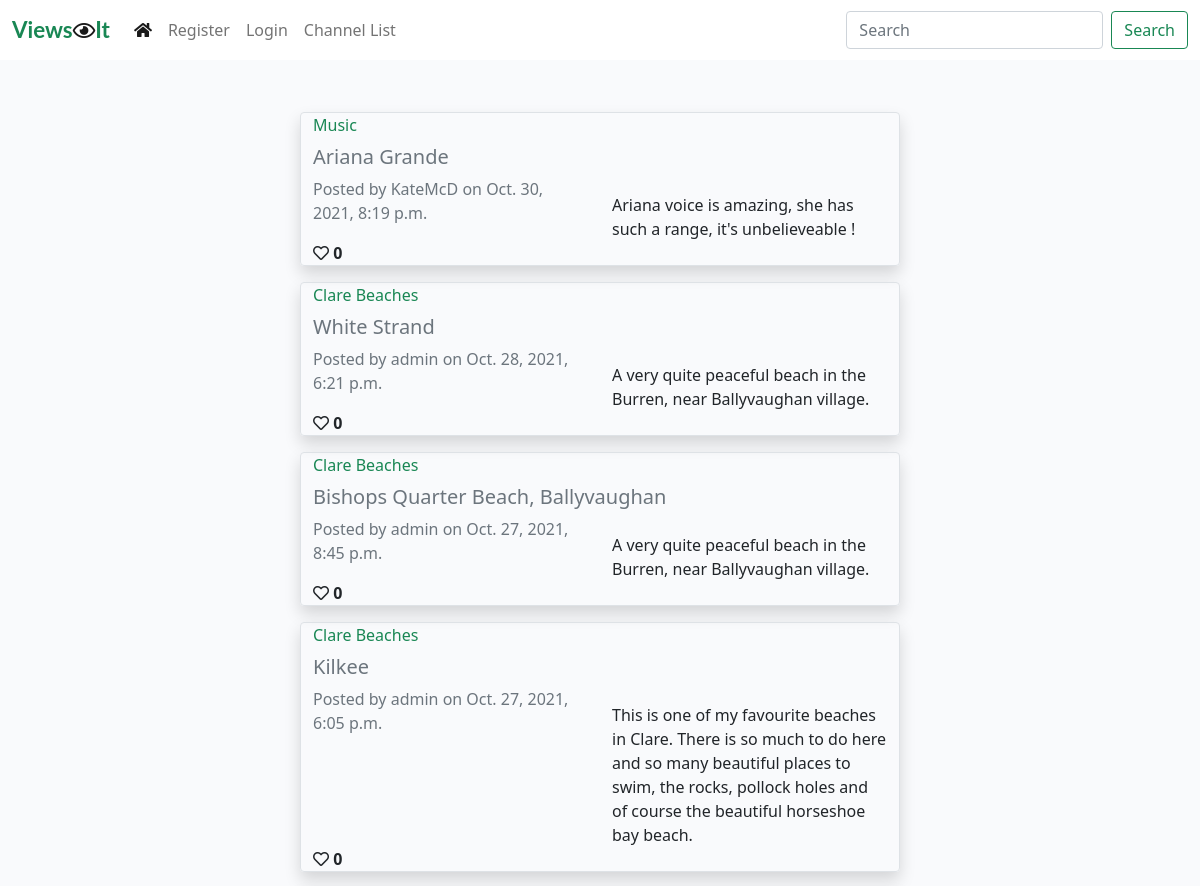
The app's page / (upper part), older data.
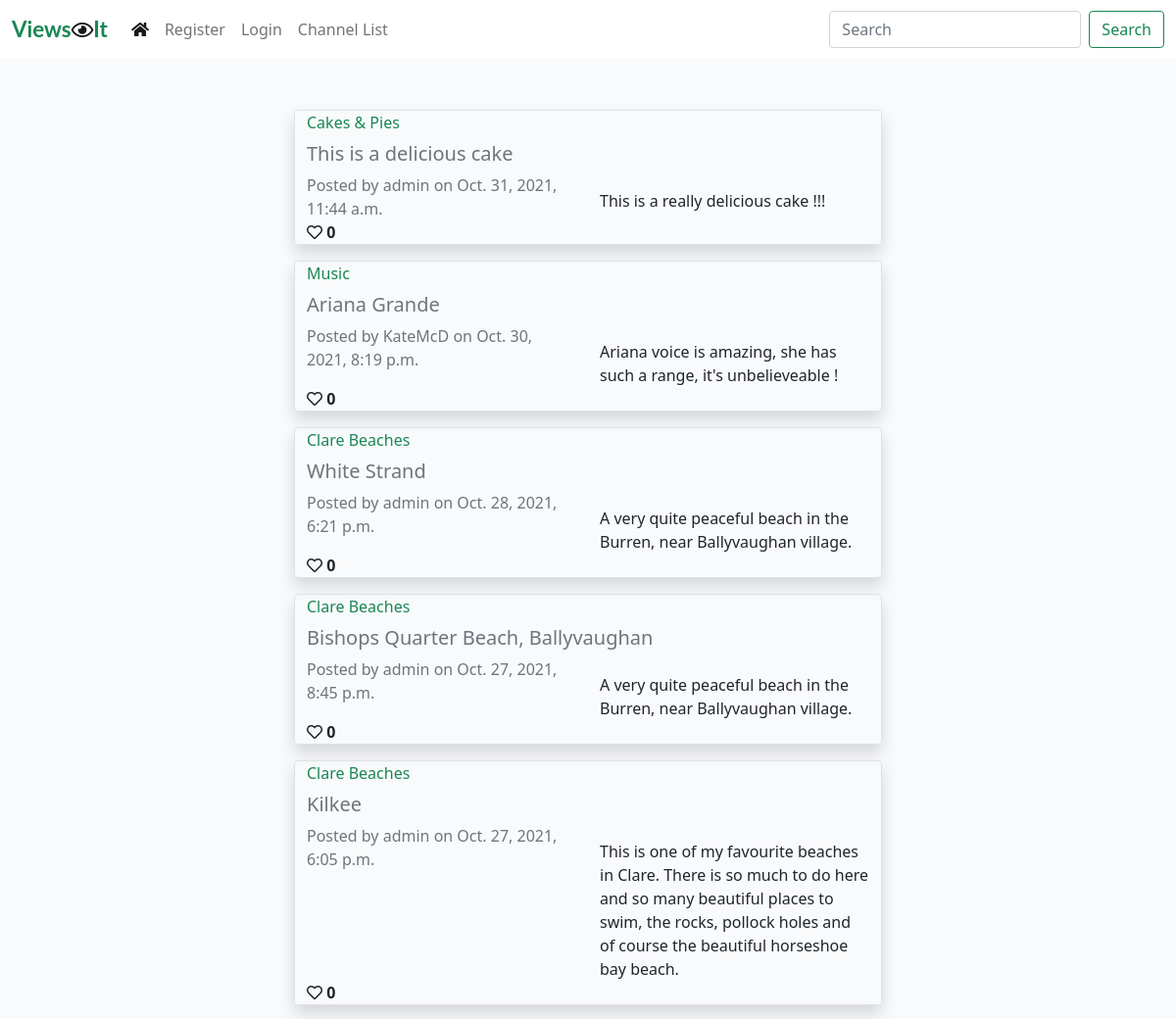
The same page, newer data.
### viewsit_app/models.py (models this page shows, shortened)
class ChannelPosts(models.Model):
    title = models.CharField(max_length=200)
    slug_url = models.SlugField(max_length=250, unique=True)
    channel = models.ForeignKey(Channel, on_delete=models.CASCADE,
                                related_name='channelposts')
    channel_post = models.CharField(max_length=200, blank=True)
    post_image = CloudinaryField('image', blank=True)
    post_url = models.URLField(max_length=250, blank=True)
    author = models.ForeignKey(User, on_delete=models.CASCADE,
                               related_name="authorposts")
    created_on = models.DateTimeField(auto_now_add=True)
    updated_on = models.DateTimeField(auto_now=True)
    status = models.IntegerField(choices=STATUS, default=0)
    likes = models.ManyToManyField(User, related_name='post_likes', blank=True)
    class Meta:
        ordering = ['-updated_on']
    def number_of_likes(self):
        return self.likes.count()

class Channel(models.Model):
    topic = models.CharField(max_length=50)
    topic_url = models.SlugField(max_length=50, unique=True)
    description = models.CharField(max_length=200)
    author = models.ForeignKey(User, on_delete=models.CASCADE,
                               related_name="channels")
    created_on = models.DateTimeField(auto_now_add=True)
    updated_on = models.DateTimeField(auto_now=True)
    status = models.IntegerField(choices=STATUS, default=0)
    class Meta:
        ordering = ['-created_on']
    def __str__(self):
        return self.topic

### viewsit_app/views.py (the view)
# urls.py: path('', views.ChannelViewAll.as_view(), name=''),
class ChannelViewAll(View):
    def get(self, request, *args, **kwargs):
        messages = ()
        message_string = request.GET.get('messages', '')
        if message_string:
            messages = messages + (message_string, )
        if request.user.is_authenticated:
            queryset = ChannelPosts.objects.filter(
                Q(status__exact=1) | Q(author__exact=request.user),
                Q(channel__status__exact=1),
                ).order_by("-updated_on")
        else:
            queryset = ChannelPosts.objects.filter(
                Q(status__exact=1),
                Q(channel__status__exact=1),
                ).order_by("-updated_on")
        return render(
            request,
            "channel_view.html",
            {
                "post_list": queryset,
                "messages": messages,
                "current_user": request.user
            },
        )

### templates/channel_view.html (shortened to what this page needs)
{% extends "base.html" %}
{% block content %}
<div class="container-fluid">
    <div class="row">
        <div class="col-sm-6 mt-3 offset-md-3">
            {% for post in post_list %}
            {% if post.status == 0 %}
                <div class="row border rounded shadow mt-3 unapproved-bg">
            {% else %}
                <div class="row border rounded shadow mt-3">
            {% endif %}
                    {% if not channel_topic_url %}
                        <div class="col"><p class="card-text text-success">{{ post.channel }}</p></div>
                    {% endif %}
                    <div class="row mt-2"><h5 class="card-title text-muted">{{ post.title }}</h5></div>
                    <div class="col card-text text-secondary">Posted by {{ post.author }} on {{ post.updated_on }}</div>
                    {% if post.channel_post %}
                        <div class="col card-text mt-3">{{ post.channel_post }}</div>
                    {% endif %}
                    <strong>
                        {% if user.is_authenticated %}
                            {% if channel_topic_url %}
                            <form class="d-inline" action="{% url 'channel_post_like' channel_slug=channel_topic_url post_slug=post.slug_url %}" method="POST">
                            {% else %}
                            <form class="d-inline" action="{% url 'channel_post_like' post_slug=post.slug_url %}" method="POST">
                            {% endif %}
                            {% csrf_token %}
                            {% if not post.number_of_likes == 0 %}
                                <button type="submit" name="blog_post_id" value="{{post.slug_url}}" class="btn-like">
                                    <i class="fas fa-heart"></i>
                                </button>
                            {% else %}
                                <button type="submit" name="blog_post_id" value="{{post.slug_url}}" class="btn-like">
                                    <i class="far fa-heart"></i>
                                </button>
                            {% endif %}
                            </form>
                        {% else %}
                            <span class="text_secondary"><i class="far fa-heart"></i></span>
                        {% endif %}
                        <span class="text_secondary">{{ post.number_of_likes }}</span>
                    </strong>
                </div>
            {% empty %}
                <div><h4>There are no posts to view.</h4></div>
            {% endfor %}
        </div>
    </div>
</div>
{%endblock%}

Row changes from the older to the newer data that the page shows:
added ChannelPosts: channel "Cakes & Pies", title "This is a delicious cake", author "admin", updated_on "Oct. 31, 2021, 11:44 a.m.", channel_post "This is a really delicious cake !!!", number_of_likes "0"
